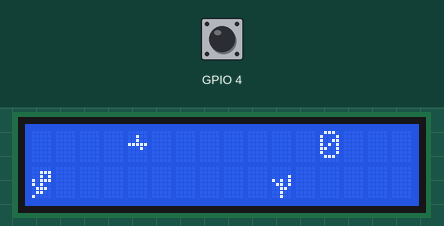
Simulated run of this sketch. Board: ESP32. Parts: 16×2 character LCD. The test bench sets the inputs (shaded band); at power-on: GPIO 4 HIGH.

Above: at 5.2 s.
5.3 s: GPIO 4 pulled LOW for 0.15 s
At 5.59 s:
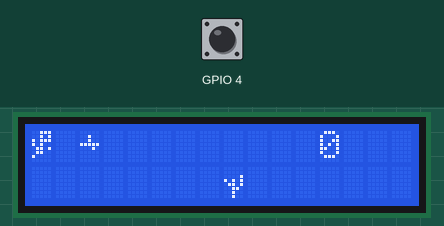
6.0 s: GPIO 4 pulled LOW for 1 s
At 6.4 s:
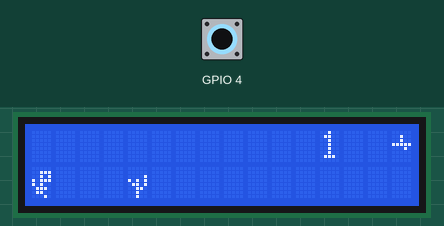
8.8 s: GPIO 4 pulled LOW for 0.15 s
At 9.7 s:
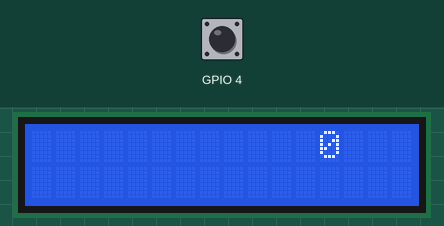
11.9 s: GPIO 4 pulled LOW for 1 s
At 12.04 s:
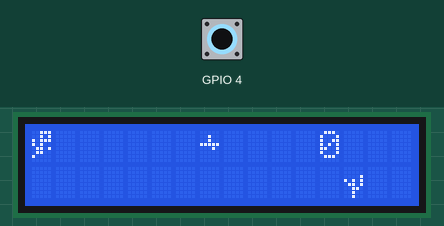
13.5 s: GPIO 4 pulsed LOW 5 times (0.12 s each, 0.3 s apart)
At 18.8 s:
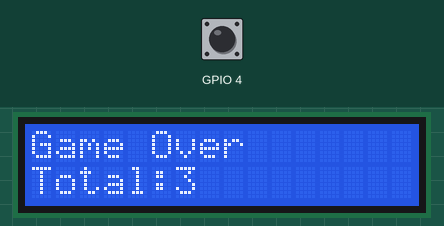
Timing chart, 0 to 19.0 s (numbered marks = the images above; inputs shaded):
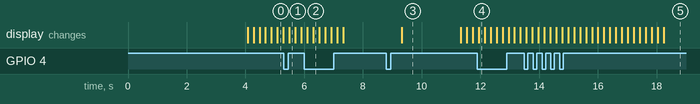

Measured:
- after the input at 5.3 s, the display: changes after 0.19 s (image 1)
- after the input at 6.0 s, the display: first changes after 0.10 s (image 2 shows a later state)
- after the input at 8.8 s, the display: changes after 0.53 s (image 3)
- after the input at 11.9 s, the display: changes at once (image 4)
- after the input at 13.5 s, the display: first changes after 0.07 s (image 5 shows a later state)
- what the display in image 3 shows lasts 2.0 s, from 9.3 s to 11.3 s

The sketch:

Main.ino
```cpp
#include <LiquidCrystal.h>
#include "Dinosaurio.h"
#include "Cactus.h"
#include "Ave.h"

LiquidCrystal lcd(22, 23, 5, 18, 19, 21);
Dinosaurio dino;
Cactus cactus(16);
Ave ave(10); // Inicializar el objeto Ave correctamente

byte dinoReposo[8] = {
    B00000,
    B00000,
    B00111,
    B00101,
    B10111,
    B10100,
    B01101,
    B01100
};
byte dinoCamina1[8] = {
    B00000,
    B00111,
    B00101,
    B10111,
    B10100,
    B01110,
    B01100,
    B00010
};
byte dinoCamina2[8] = {
    B00000,
    B00111,
    B00101,
    B10111,
    B10100,
    B01110,
    B01100,
    B10000
};
byte dinoSalta[8] = {
    B00111,
    B00101,
    B10111,
    B10100,
    B01101,
    B01100,
    B10000,
    B00000
};
byte cactus1[8] = {
    B00000,
    B00000,
    B00001,
    B10101,
    B01101,
    B00110,
    B00100,
    B00100
};
byte ave1[8] = {
    B00000,
    B00100,
    B00100,
    B11111,
    B00010,
    B00000,
    B00000,
    B00000
};

struct Button {
    const uint8_t PIN;
    bool pressed;
};

Button button1 = {4, false};

int velocidad = 200;
int puntaje = 0;
bool juegoActivo = true;

void IRAM_ATTR isr1() {
    button1.pressed = true;
}

void setup() {
    lcd.begin(16, 2);
    Serial.begin(115200);

    pinMode(button1.PIN, INPUT_PULLUP);
    attachInterrupt(digitalPinToInterrupt(button1.PIN), isr1, FALLING);

    lcd.createChar(0, dinoReposo);
    lcd.createChar(1, dinoCamina1);
    lcd.createChar(2, dinoCamina2);
    lcd.createChar(3, dinoSalta);
    lcd.createChar(4, cactus1);
    lcd.createChar(5, ave1);

    lcd.setCursor(12, 0);
    lcd.print(puntaje);

    lcd.setCursor(0, 1);
    lcd.write(byte(0));

    delay(4000);
}

void mostrarEstadoFinal() {
    lcd.clear();
    lcd.setCursor(0, 0);
    lcd.print("Game Over");
    lcd.setCursor(0, 1);
    lcd.print("Total:");
    lcd.print(puntaje);
    delay(1000);
}

void reiniciarJuego() {
    juegoActivo = true;
    puntaje = 0;
    lcd.clear();
    lcd.setCursor(12, 0);
    lcd.print(puntaje);
    delay(2000);
}

void loop() {
    if (juegoActivo) {
        lcd.clear();
        if (button1.pressed) {
            dino.saltar();
            lcd.setCursor(0, 0);
            button1.pressed = false;
        } else {
            lcd.setCursor(0, 1);
            dino.caminar();
        }
        lcd.write(byte(dino.obtenerEstado()));
        cactus.mover();
        lcd.setCursor(cactus.obtenerPosicion(), 1);
        lcd.write(byte(4));
        ave.mover();
        lcd.setCursor(ave.obtenerPosicion(), 0); // Corregido para mostrar la posición del ave correctamente
        lcd.write(byte(5));
        if (dino.obtenerPosicion() == 0 && cactus.obtenerPosicion() == 0) {
            juegoActivo = false;
        }
        if (dino.obtenerPosicion() == ave.obtenerPosicion() && dino.obtenerEstado() == 3) {
            juegoActivo = false;
        }
        if (dino.obtenerPosicion() == ave.obtenerPosicion() || dino.obtenerPosicion() == cactus.obtenerPosicion()) {
            puntaje++;
        }
        lcd.setCursor(12, 0);
        lcd.print(puntaje);
        delay(velocidad);
    } else {
        mostrarEstadoFinal();
        if (button1.pressed) { // Verifica el botón de reinicio en el estado de juego inactivo
            button1.pressed = false;
            reiniciarJuego();
        }
    }
}
```

Ave.cpp
```cpp
#include "Ave.h"

Ave::Ave(int posicionInicial) {
  x = posicionInicial;
}

void Ave::mover() {
  if(x > 0) {
    x = x - 1;
  }
  else {
    x = 16;
  }
}

int Ave::obtenerPosicion() {
  return x;
}
```

Ave.h
```cpp
#ifndef AVE_h
#define AVE_h
#include "Arduino.h"

class Ave {
  private:
    int x;

  public:
    Ave(int posicionInicial);
    void mover();
    int obtenerPosicion();
};

#endif
```

Cactus.cpp
```cpp
#include "Cactus.h"

Cactus::Cactus(int posicionInicial) {
  x = posicionInicial;
}

void Cactus::mover() {
  if(x > 0) {
    x = x - 1;
  }
  else {
    x = 16;
  }
}

int Cactus::obtenerPosicion() {
  return x;
}
```

Cactus.h
```cpp
#ifndef Cactus_h
#define Cactus_h
#include "Arduino.h"

class Cactus {
  private:
    int x;

  public:
    Cactus(int posicionInicial);
    void mover();
    int obtenerPosicion();
};

#endif
```

Dinosaurio.cpp
```cpp
#include "Dinosaurio.h"

Dinosaurio::Dinosaurio() {
  estado = 0;
  y = 0;
}

void Dinosaurio::caminar() {
    y = 0;
    if(estado == 1) {
      estado = 2;
    }
    else {
      estado = 1;
    }
}

void Dinosaurio::saltar() {
  y = 1;
  estado = 3;
}

int Dinosaurio::obtenerEstado() {
  return estado;
}

int Dinosaurio::obtenerPosicion() {
  return y;
}
```

Dinosaurio.h
```cpp
#ifndef Dinosaurio_h
#define Dinosaurio_h
#include "Arduino.h"

class Dinosaurio {
  private:
    int estado;
    int x, y;


  public:
    Dinosaurio();
    int obtenerEstado();
    void caminar();
    void saltar();
    int obtenerPosicion();
};

#endif
```
